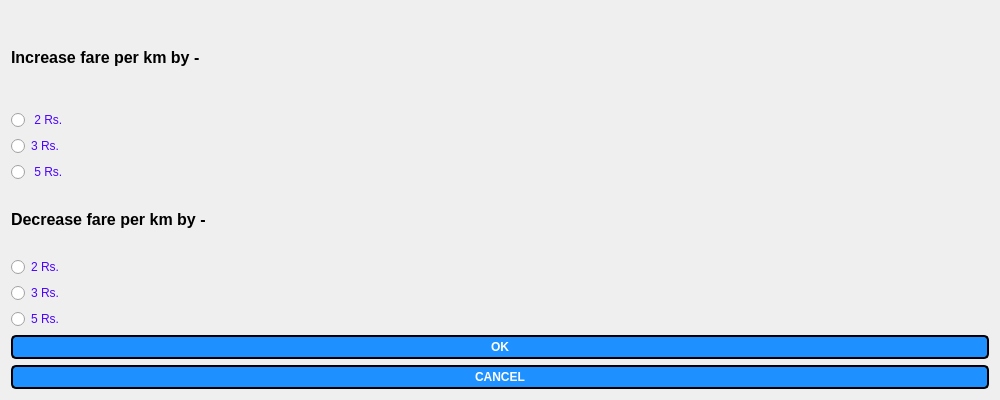
<?xml version="1.0" encoding="UTF-8"?>
<ui version="4.0">
 <class>change_taxi_fare</class>
 <widget class="QDialog" name="change_taxi_fare">
  <property name="geometry">
   <rect>
    <x>0</x>
    <y>0</y>
    <width>1000</width>
    <height>400</height>
   </rect>
  </property>
  <property name="windowTitle">
   <string>Change Fare</string>
  </property>
  <property name="styleSheet">
   <string notr="true">QRadioButton{
    
	color: rgb(74, 3, 255);
    font:black;
}
QRadioButton::hover{
   color:black;
}
QRadioButton::pressed{
   color:black;
}</string>
  </property>
  <layout class="QVBoxLayout" name="verticalLayout_3">
   <item>
    <layout class="QVBoxLayout" name="verticalLayout_2">
     <item>
      <widget class="QLabel" name="label">
       <property name="font">
        <font>
         <pointsize>12</pointsize>
         <bold>true</bold>
        </font>
       </property>
       <property name="text">
        <string>Increase fare per km by -</string>
       </property>
      </widget>
     </item>
     <item>
      <widget class="QRadioButton" name="radioButton_inc_2">
       <property name="font">
        <font>
         <italic>false</italic>
         <bold>false</bold>
        </font>
       </property>
       <property name="text">
        <string> 2 Rs.</string>
       </property>
      </widget>
     </item>
     <item>
      <widget class="QRadioButton" name="radioButton_inc_3">
       <property name="font">
        <font>
         <italic>false</italic>
         <bold>false</bold>
        </font>
       </property>
       <property name="text">
        <string>3 Rs.</string>
       </property>
      </widget>
     </item>
     <item>
      <widget class="QRadioButton" name="radioButton_inc_5">
       <property name="font">
        <font>
         <italic>false</italic>
         <bold>false</bold>
        </font>
       </property>
       <property name="text">
        <string> 5 Rs.</string>
       </property>
      </widget>
     </item>
    </layout>
   </item>
   <item>
    <layout class="QVBoxLayout" name="verticalLayout">
     <item>
      <widget class="QLabel" name="label_2">
       <property name="font">
        <font>
         <pointsize>12</pointsize>
         <bold>true</bold>
        </font>
       </property>
       <property name="text">
        <string>Decrease fare per km by -</string>
       </property>
      </widget>
     </item>
     <item>
      <widget class="QRadioButton" name="radioButton_dec_2">
       <property name="font">
        <font>
         <italic>false</italic>
         <bold>false</bold>
        </font>
       </property>
       <property name="text">
        <string>2 Rs.</string>
       </property>
      </widget>
     </item>
     <item>
      <widget class="QRadioButton" name="radioButton_dec_3">
       <property name="font">
        <font>
         <italic>false</italic>
         <bold>false</bold>
        </font>
       </property>
       <property name="text">
        <string>3 Rs.</string>
       </property>
      </widget>
     </item>
     <item>
      <widget class="QRadioButton" name="radioButton_dec_5">
       <property name="font">
        <font>
         <italic>false</italic>
         <bold>false</bold>
        </font>
       </property>
       <property name="text">
        <string>5 Rs.</string>
       </property>
      </widget>
     </item>
     <item>
      <widget class="QPushButton" name="pushButton">
       <property name="styleSheet">
        <string notr="true">QPushButton {
  background-color: #1E90FF;
  color: white;
  border-radius: 5px;
  padding: 3px;
  font-weight: bold;
  border: 2px solid black;
}

QPushButton:hover {
  background-color: rgb(255, 232, 115);
  font-style: italic;
  border: 2px solid white;
  color:black;
}

QPushButton:pressed {
  background-color: #008080;
  font-weight: bold;
font-color: black;
  color: white;
  border: 2px solid white;
}
</string>
       </property>
       <property name="text">
        <string>OK</string>
       </property>
      </widget>
     </item>
    </layout>
   </item>
   <item>
    <widget class="QPushButton" name="pushButton_2">
     <property name="styleSheet">
      <string notr="true">QPushButton {
  background-color: #1E90FF;
  color: white;
  border-radius: 5px;
  padding: 3px;
  font-weight: bold;
  border: 2px solid black;
}

QPushButton:hover {
  background-color:rgb(166, 98, 200);
  font-style: italic;
  border: 2px solid white;
  color:black;
}

QPushButton:pressed {
  background-color: #008080;
  font-weight: bold;
font-color: black;
  color: white;
  border: 2px solid white;
}
</string>
     </property>
     <property name="text">
      <string>CANCEL</string>
     </property>
    </widget>
   </item>
  </layout>
 </widget>
 <resources/>
 <connections/>
</ui>
